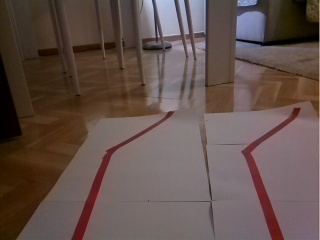
#> input picture pruebas/computer_vision/coche.jpg, 320 x 240 px
$ python hough.py
#> lines starting #> are read from the running program, lines starting #| are printed output that depends on the picture; after the words box and inside, x2 and y2 are one past the last pixel; in counts of white or black regions, pixels touching at a corner belong together
import cv2
import numpy as np


# Ruta de la imagen
ruta_imagen = "coche.jpg"

# Cargar la imagen en color
frame = cv2.imread(ruta_imagen)
#> frame is the input picture: shape (240, 320, 3); mean B, G, R 76.2, 81.5, 98.7

# Convertir la imagen a HSV
imagen_hsv = cv2.cvtColor(frame, cv2.COLOR_BGR2HSV)
#> imagen_hsv: shape (240, 320, 3); mean H, S, V 64.1, 85.8, 99.9

# Definir los valores de HSV para la detección del color rojo
lower_hsv = np.array([20, 30, 0])
upper_hsv = np.array([179, 255, 255])

# Aplicar las máscaras HSV a la imagen
mask = cv2.inRange(imagen_hsv, lower_hsv, upper_hsv)
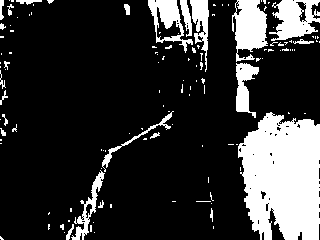
#> mask: shape (240, 320); 20.3% white; 125 white regions (101 under 20 px), largest, box (x1, y1, x2, y2) and area: (238, 112, 320, 240) 8356, (232, 0, 268, 62) 1470, (269, 0, 320, 41) 1300

# Convertir la máscara a una imagen binaria
imagen_binaria = cv2.threshold(mask, 1, 255, cv2.THRESH_BINARY)[1]
cv2.imshow('Frame with detected lines', imagen_binaria)
cv2.waitKey(0)

# Aplicar un filtro de Canny para detectar bordes
edges = cv2.Canny(imagen_binaria, 50, 150, apertureSize=3)
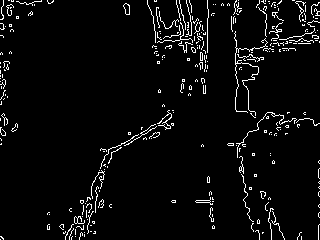
#> edges: shape (240, 320); 4.3% white in thin lines or dots
cv2.imshow('Edges', edges)
cv2.waitKey(0)

# Usar la Transformada de Hough Probabilística para detectar líneas
#> (the run stopped early here; a loop or call above may not have finished)

$ run again, with pruebas/computer_vision/image.jpg copied over pruebas/computer_vision/coche.jpg
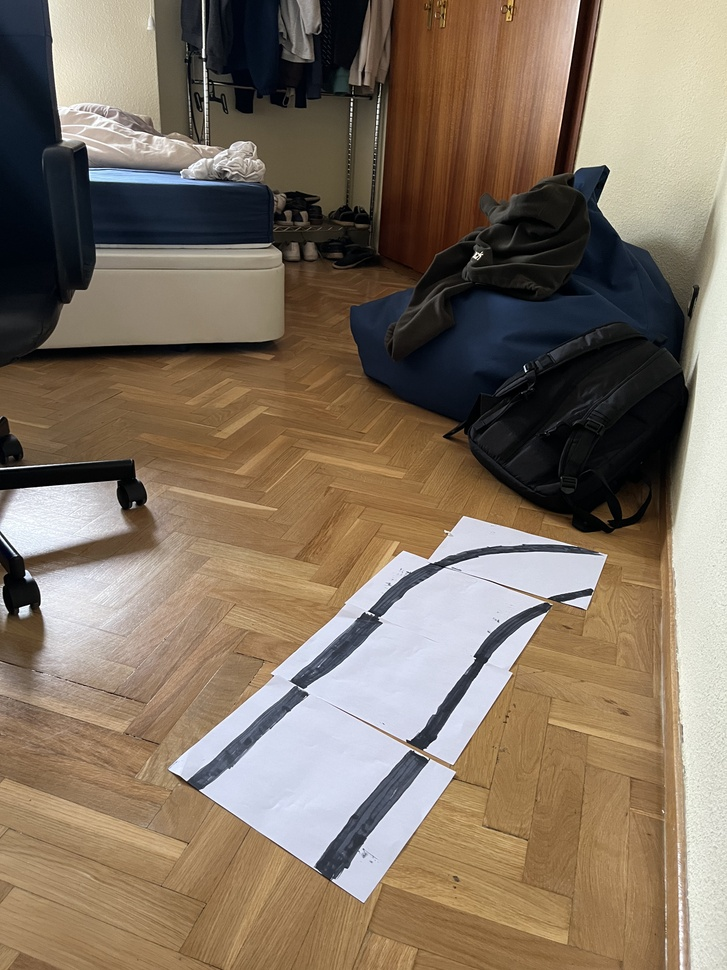
#> input picture pruebas/computer_vision/image.jpg, 727 x 970 px, shrunk from 3024 x 4032 before the run
#> frame is the input picture: shape (970, 727, 3); mean B, G, R 98.4, 115.1, 130.2
#> imagen_hsv: shape (970, 727, 3); mean H, S, V 43.7, 91.8, 134.8
#> `mask = cv2.inRange(imagen_hsv, lower_hsv, upper_hsv)`:
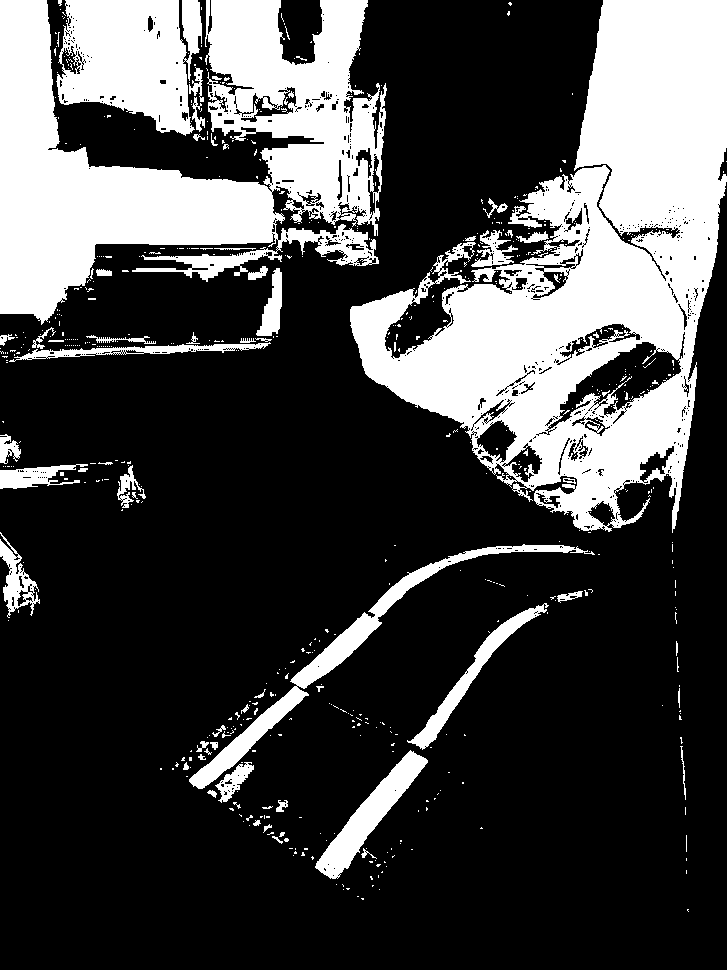
#> mask: shape (970, 727); 27.3% white; 593 white regions (530 under 20 px), largest, box (x1, y1, x2, y2) and area: (350, 0, 727, 533) 90832, (0, 0, 387, 325) 62618, (56, 0, 202, 136) 14194
#> `edges = cv2.Canny(imagen_binaria, 50, 150, apertureSize=3)`:
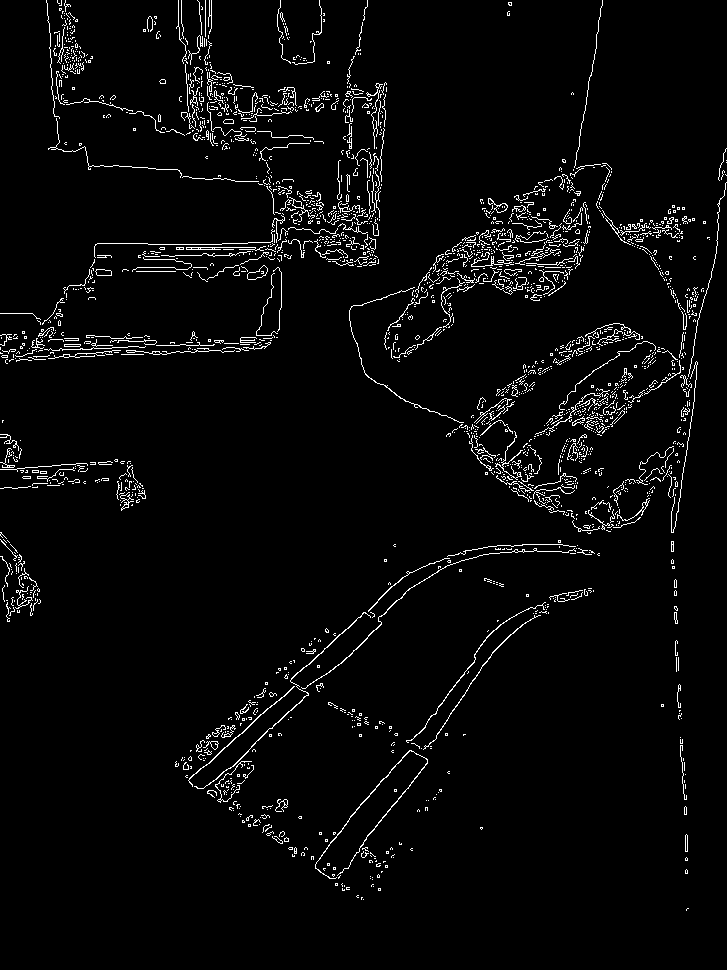
#> edges: shape (970, 727); 3.4% white in thin lines or dots

$ run again, with pruebas/computer_vision/image.png saved as pruebas/computer_vision/coche.jpg
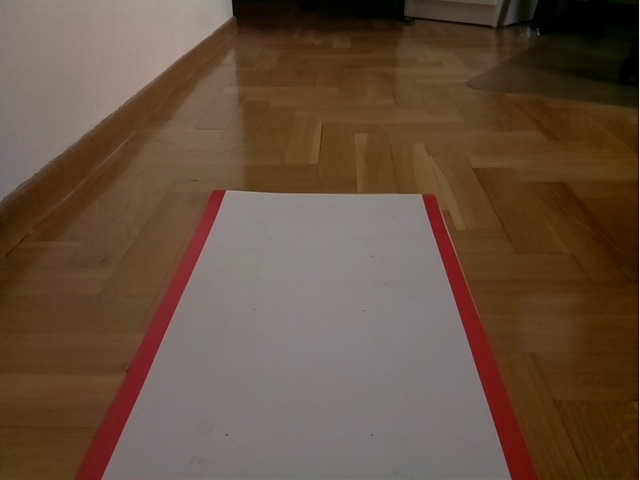
#> input picture pruebas/computer_vision/image.png, 640 x 480 px
#> frame is the input picture: shape (480, 640, 3); mean B, G, R 62.2, 78.9, 100
#> imagen_hsv: shape (480, 640, 3); mean H, S, V 21.2, 117.8, 100
#> `mask = cv2.inRange(imagen_hsv, lower_hsv, upper_hsv)`:
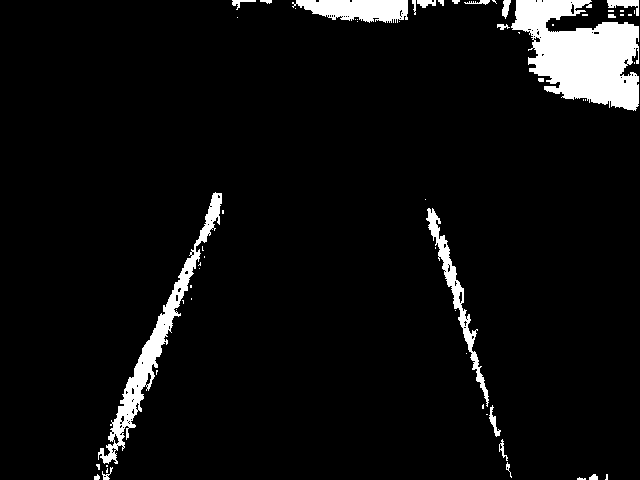
#> mask: shape (480, 640); 5.7% white; 61 white regions (39 under 20 px), largest, box (x1, y1, x2, y2) and area: (511, 0, 639, 111) 8791, (98, 192, 222, 464) 3840, (292, 0, 408, 23) 1941
#> `edges = cv2.Canny(imagen_binaria, 50, 150, apertureSize=3)`:
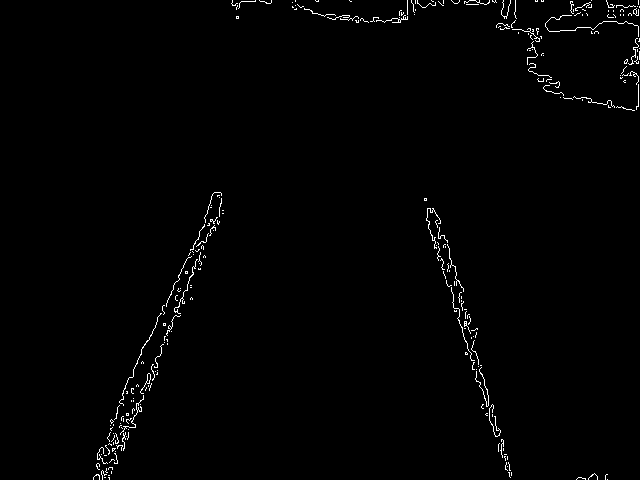
#> edges: shape (480, 640); 1.1% white in thin lines or dots, all inside (x1, y1, x2, y2) = (93, 0, 640, 480)
